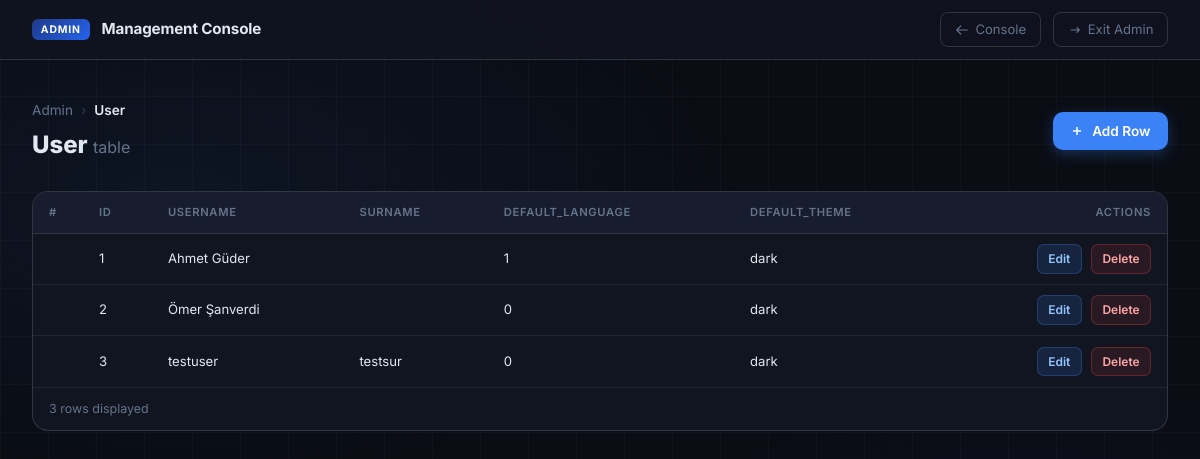
Page /admin/edit/User on the earlier database version.
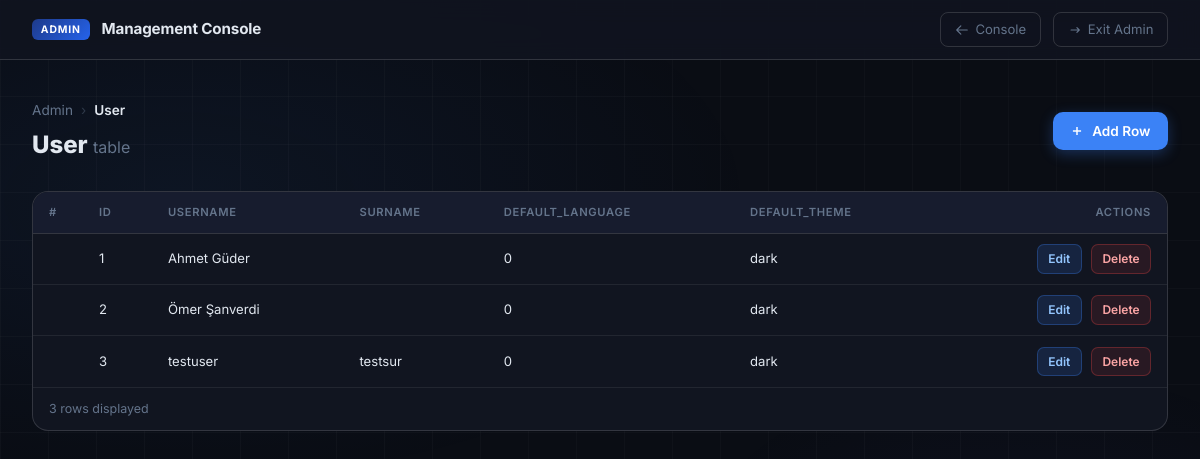
Same page on the later database version.
### tables this page shows
CREATE TABLE User (id INTEGER PRIMARY KEY AUTOINCREMENT, username TEXT NOT NULL UNIQUE, surname TEXT, default_language INTEGER DEFAULT 0, default_theme TEXT DEFAULT 'light');

### admin/admin_bp.py (the view)
@admin_bp.route("/edit/<table_name>")
def admin_edit(table_name):
    if table_name not in ALLOWED_TABLES:
        flash(f'Table "{table_name}" is not accessible via the Admin module.', "error")
        return redirect(url_for("admin.admin_index"))
    columns = get_table_columns(table_name)
    col_names = [c["name"] for c in columns]
    conn = get_db()
    rows = conn.execute(
        f"SELECT rowid, * FROM {table_name} ORDER BY rowid"
    ).fetchall()
    rows = [dict(r) for r in rows]
    conn.close()
    filter_col  = request.args.get("filter_col", "")
    filter_val  = request.args.get("filter_val", "")
    if filter_col and filter_col in col_names and filter_val:
        rows = [r for r in rows if str(r.get(filter_col, "")) == filter_val]
    filter_options: dict[str, list] = {}
    if table_name == "Parameter":
        filter_options["ParamType"] = sorted({r["ParamType"] for r in rows if r.get("ParamType")})
        filter_options["LanguageId"] = sorted({str(r["LanguageId"]) for r in rows if r.get("LanguageId") is not None})
    elif table_name == "Dictionary":
        filter_options["LanguageId"] = sorted({str(r["LanguageId"]) for r in rows if r.get("LanguageId") is not None})
    return render_template(
        "admin_edit.html",
        table_name=table_name,
        columns=col_names,
        rows=rows,
        is_test=is_test_env(),
        filter_col=filter_col,
        filter_val=filter_val,
        filter_options=filter_options,
    )

### admin/admin_bp.py (called while the page is built)
def get_db():
    conn = sqlite3.connect(DB_PATH)
    conn.row_factory = sqlite3.Row
    return conn

def is_test_env() -> bool:
    return session.get("env", "test") == "test"

def get_table_columns(table_name: str) -> list:
    conn = get_db()
    rows = conn.execute(f"PRAGMA table_info({table_name})").fetchall()
    conn.close()
    return [dict(r) for r in rows]

### app.py (called while the page is built)
def load_query(name: str, query_dir: str = None) -> str:
    directory = query_dir if query_dir is not None else QUERY_DIR
    path = os.path.join(directory, name + ".sql")
    with open(path, "r", encoding="utf-8") as f:
        return f.read().strip()

def get_db() -> DbConnection:
    return _get_db_test()

def _get_db_test() -> DbConnection:
    conn = sqlite3.connect(DB_PATH)
    return DbConnection(conn, is_prod=False)

@app.context_processor
def inject_lang_dict():
    if not has_request_context():
        return dict(lang_dict={}, current_lang=0)
    lang_id = session.get("lang", 0)
    try:
        conn = get_db()
        rows = conn.execute(load_query("get_dictionary"), (lang_id,)).fetchall()
        conn.close()
        lang_dict = {row["Id"]: row["Description"] for row in rows}
    except Exception:
        lang_dict = {}
    return dict(lang_dict=lang_dict, current_lang=lang_id)

@app.before_request
def require_user_selection():
    if not request.endpoint or request.endpoint in ("user_login", "set_user", "static") or request.endpoint.startswith("admin."):
        return
    if "user_id" not in session:
        return redirect(url_for("user_login"))

@app.before_request
def require_env_selection():
    if not request.endpoint or request.endpoint in ("user_login", "set_user", "env_login", "set_env", "disconnect", "static") or request.endpoint.startswith("admin."):
        return
    if "env" not in session:
        return redirect(url_for("env_login"))

    def execute(self, sql: str, params=()):
        if self.is_prod:
            cur = self._conn.cursor()
            cur.execute(sql, params)
            return _ProdCursorWrapper(cur)
        return self._conn.execute(sql, params)

    def close(self):
        self._conn.close()

### admin/templates/admin_edit.html (shortened to what this page needs)
{% extends "admin_base.html" %}
{% block topbar_actions %}
<a href="/admin" class="back-link">
  <svg width="14" height="14" fill="none" stroke="currentColor" stroke-width="2" viewBox="0 0 24 24"><path stroke-linecap="round" stroke-linejoin="round" d="M10 19l-7-7m0 0l7-7m-7 7h18"/></svg>
  Console
</a>
{% endblock %}
{% block content %}
<div class="editor-header">
  <div>
    <div class="breadcrumb" style="margin-bottom:0.4rem;">
      <a href="/admin">Admin</a>
      <span class="breadcrumb-sep">›</span>
      <span class="breadcrumb-current">{{ table_name }}</span>
    </div>
    <h1 style="font-size:1.5rem;font-weight:800;margin:0;">{{ table_name }} <span style="font-size:1rem;font-weight:400;color:var(--muted);">table</span></h1>
  </div>
  {% if is_test %}
    <button class="add-row-toggle" onclick="toggleAddPanel()" id="addToggleBtn">
      <svg width="14" height="14" fill="none" stroke="#fff" stroke-width="2.5" viewBox="0 0 24 24"><line x1="12" y1="5" x2="12" y2="19"/><line x1="5" y1="12" x2="19" y2="12"/></svg>
      Add Row
    </button>
  {% endif %}
</div>
<div class="table-wrap">
  {% if rows %}
  <div style="overflow-x:auto;">
    <table class="data-table">
      <thead>
        <tr>
          <th style="width:50px;">#</th>
          {% for col in columns %}
            <th>{{ col }}</th>
          {% endfor %}
          <th style="text-align:right;">Actions</th>
        </tr>
      </thead>
      <tbody>
        {% for row in rows %}
        <tr id="row-{{ row.rowid }}">
          <td class="rowid-col">{{ row.rowid }}</td>
          {% for col in columns %}
            <td title="{{ row[col] or '' }}">{{ row[col] if row[col] is not none else '' }}</td>
          {% endfor %}
          <td class="actions-col">
            {% if is_test %}
              <button class="btn-edit-row" data-rowid="{{ row.rowid }}" data-row="{{ row | tojson | forceescape }}" onclick="openEditModal(this)">Edit</button>
              <form method="POST" action="/admin/edit/{{ table_name }}/delete/{{ row.rowid }}"
                    style="display:inline;"
                    onsubmit="return confirm('Delete row {{ row.rowid }}?');">
                <button type="submit" class="btn-delete-row">Delete</button>
              </form>
            {% else %}
              <span class="row-hint">read-only</span>
            {% endif %}
          </td>
        </tr>
        {% endfor %}
      </tbody>
    </table>
  </div>
  <div class="table-footer">{{ rows | length }} row{{ 's' if rows | length != 1 }} displayed</div>
  {% endif %}
</div>
{% endblock %}

### admin/templates/admin_base.html (shortened to what this page needs)
<!DOCTYPE html>
<html lang="en" class="dark">
<head>
  <script src="https://cdn.tailwindcss.com"></script>
</head>
<body>
<div class="admin-layout">
  <div class="admin-topbar">
    <div class="admin-brand">
      <span class="admin-badge">Admin</span>
      Management Console
    </div>
    <div style="display:flex;align-items:center;gap:0.75rem;">
      {% block topbar_actions %}{% endblock %}
      <a href="/user-login" class="back-link">
        <svg width="14" height="14" fill="none" stroke="currentColor" stroke-width="2" viewBox="0 0 24 24"><path stroke-linecap="round" stroke-linejoin="round" d="M17 16l4-4m0 0l-4-4m4 4H7"/></svg>
        Exit Admin
      </a>
    </div>
  </div>
  <div class="admin-content">
    {% block content %}{% endblock %}
  </div>
</div>
</body>
</html>

### admin/templates/admin_base.html (style rules this page uses)
*, *::before, *::after { box-sizing: border-box; }
:root { --bg: #0a0d14; --surface: #111520; --surface2: #171c2e; --border: rgba(255,255,255,0.07); --border-hi: rgba(255,255,255,0.14); --text: #e2e8f0; --muted: #64748b; --blue: #3b82f6; --blue-glow: rgba(59,130,246,0.20); --red: #ef4444; --red-glow: rgba(239,68,68,0.15); --green: #22c55e; --amber: #f59e0b; }
html, body { min-height: 100vh; font-family: 'Inter', sans-serif; background: var(--bg); color: var(--text); }
body::before { content: ''; position: fixed; inset: 0; z-index: 0; background: radial-gradient(ellipse 80% 60% at 15% 25%, rgba(59,130,246,0.07) 0%, transparent 60%), radial-gradient(ellipse 50% 50% at 85% 75%, rgba(99,102,241,0.05) 0%, transparent 60%); pointer-events: none; }
body::after { content: ''; position: fixed; inset: 0; z-index: 0; background-image: linear-gradient(var(--border) 1px, transparent 1px), linear-gradient(90deg, var(--border) 1px, transparent 1px); background-size: 48px 48px; opacity: 0.35; pointer-events: none; }
.admin-layout { position: relative; z-index: 1; min-height: 100vh; display: flex; flex-direction: column; }
.admin-topbar { background: rgba(17,21,32,0.85); backdrop-filter: blur(12px); border-bottom: 1px solid var(--border-hi); padding: 0 2rem; height: 60px; display: flex; align-items: center; justify-content: space-between; position: sticky; top: 0; z-index: 50; }
.admin-brand { display: flex; align-items: center; gap: 0.75rem; font-size: 0.95rem; font-weight: 700; letter-spacing: -0.01em; color: var(--text); }
.admin-badge { background: linear-gradient(135deg, #1e3a8a, #2563eb); color: #fff; font-size: 0.65rem; font-weight: 700; padding: 0.2rem 0.55rem; border-radius: 6px; letter-spacing: 0.08em; text-transform: uppercase; }
.back-link { display: inline-flex; align-items: center; gap: 0.4rem; font-size: 0.82rem; color: var(--muted); text-decoration: none; padding: 0.4rem 0.85rem; border-radius: 8px; border: 1px solid var(--border-hi); transition: color .2s, border-color .2s, background .2s; }
.admin-content { flex: 1; padding: 2.5rem 2rem; max-width: 1400px; margin: 0 auto; width: 100%; }

### admin/templates/admin_edit.html (style rules this page uses)
.editor-header { display: flex; align-items: center; justify-content: space-between; flex-wrap: wrap; gap: 1rem; margin-bottom: 1.75rem; }
.breadcrumb { display: flex; align-items: center; gap: 0.5rem; font-size: 0.85rem; color: var(--muted); }
.breadcrumb a { color: var(--muted); text-decoration: none; }
.breadcrumb-sep { opacity: 0.4; }
.breadcrumb-current { color: var(--text); font-weight: 600; }
.add-row-toggle { display: inline-flex; align-items: center; gap: 0.5rem; background: var(--blue); color: #fff; border: none; border-radius: 10px; padding: 0.55rem 1.1rem; font-size: 0.85rem; font-weight: 600; cursor: pointer; transition: opacity .2s, transform .15s; box-shadow: 0 4px 14px rgba(59,130,246,0.3); }
.table-wrap { background: var(--surface); border: 1px solid var(--border-hi); border-radius: 16px; overflow: hidden; }
.data-table { width: 100%; border-collapse: collapse; font-size: 0.82rem; }
.data-table thead th { background: var(--surface2); color: var(--muted); font-weight: 600; text-transform: uppercase; letter-spacing: 0.06em; font-size: 0.7rem; padding: 0.75rem 1rem; text-align: left; border-bottom: 1px solid var(--border-hi); white-space: nowrap; }
.data-table thead th:first-child { border-radius: 0; }
.data-table tbody tr { border-bottom: 1px solid var(--border); transition: background .15s; }
.data-table tbody tr:last-child { border-bottom: none; }
.data-table td { padding: 0.65rem 1rem; color: var(--text); vertical-align: middle; max-width: 220px; overflow: hidden; text-overflow: ellipsis; white-space: nowrap; }
.data-table td.rowid-col { color: var(--muted); font-size: 0.72rem; font-family: monospace; }
.data-table td.actions-col { white-space: nowrap; text-align: right; min-width: 110px; }
.btn-edit-row { background: rgba(59,130,246,0.15); color: #93c5fd; border: 1px solid rgba(59,130,246,0.3); border-radius: 7px; font-size: 0.75rem; font-weight: 600; padding: 0.3rem 0.65rem; cursor: pointer; transition: background .2s; margin-right: 0.35rem; }
.btn-delete-row { background: rgba(239,68,68,0.1); color: #fca5a5; border: 1px solid rgba(239,68,68,0.3); border-radius: 7px; font-size: 0.75rem; font-weight: 600; padding: 0.3rem 0.65rem; cursor: pointer; transition: background .2s; }
.table-footer { padding: 0.75rem 1rem; color: var(--muted); font-size: 0.78rem; border-top: 1px solid var(--border); }

Differences in the rows shown:
changed User "Ahmet Güder": default_language 1 → 0 (drawn)
Other differences:
new list line: "0"
list line gone: "1"
